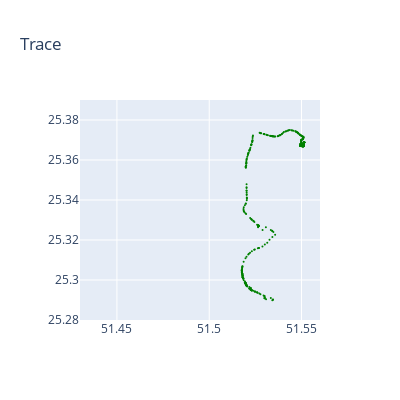

This figure's notebook cell:
### Code cell
benign_4 = data_preprocessing('../data/drive-me-not/trace4.csv',
                             selected_attributes= ['GPS_lat', 'GPS_long', 'Time', 'vx', 'vy', 'ax', 'ay'], 
                             trace_num=4)
benign_4['spoofed'] = 0
plot_trace(benign_4.iloc[:, :], 
        #    mode="velocity", 
           colored=True, marker_size=2)

### Figure 1 — Plotly figure (JSON) as saved in the notebook; plotly's stock layout.template omitted (floating-point values rounded to 4 significant figures; data arrays with more than 128 entries replaced by an {"elided": "..."} marker saying what was removed)
{"data": [{"marker": {"color": {"elided": "463 str values"}, "size": 2}, "mode": "markers", "type": "scatter", "x": {"elided": "463 float values"}, "xaxis": "x", "y": {"elided": "463 float values"}, "yaxis": "y"}], "layout": {"height": 400, "title": {"text": "Trace"}, "width": 400, "xaxis": {"anchor": "y", "domain": [0, 1], "range": [51.43, 51.56]}, "yaxis": {"anchor": "x", "domain": [0, 1], "range": [25.28, 25.39]}}}
